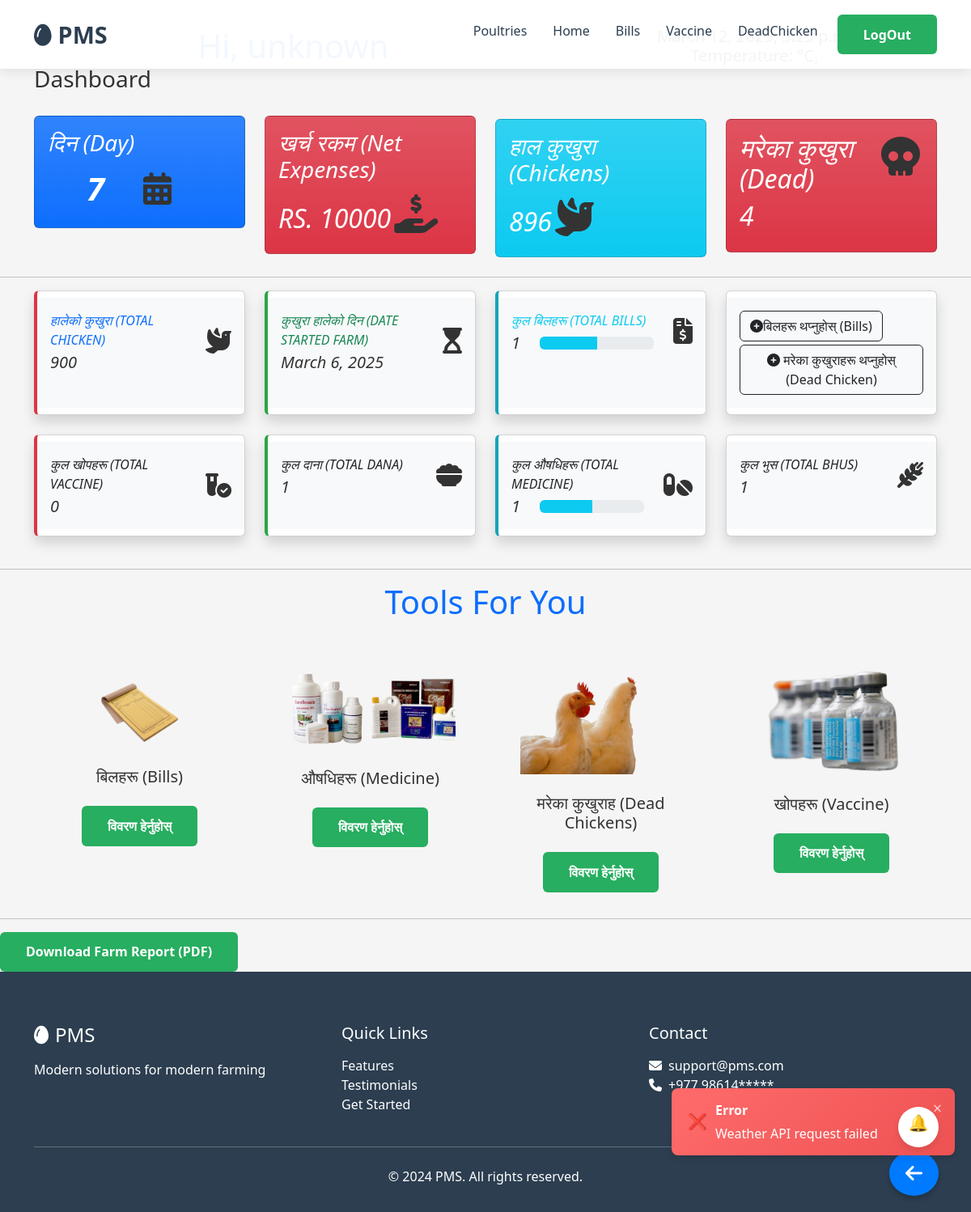
Screenshot of /userhome/mainpage/20/profile/Farm11 (signed in) with the database file from the repository.
### userhome/models.py (models this page shows, shortened)
class Poultry(models.Model):
    user = models.ForeignKey(User, on_delete=models.CASCADE)
    poultryName = models.CharField(max_length=20, primary_key=True)
    totalChicken = models.IntegerField()
    totalDead = models.IntegerField(default=0)
    startDate = models.DateField(auto_now_add=True)
    @property
    def totalDays(self):
        return ((date.today() - self.startDate)).days+1
    @property
    def totalChickenNow(self):
        return ((self.totalChicken-self.totalDead))

### userhome/views.py (the view)
# urls.py: path('mainpage/<int:user_id>/profile/<str:poultryName>',views.profile,name='profile'),
@login_required
def profile(request, user_id, poultryName):
    if not CheckUser(request, user_id):
        return redirect('/')
    temp_data = getWeatherInfo(request)
    context = getContextOfPoultry(request, user_id, poultryName)
    return render(request, 'profile.html', {
            'context': context,
            'temp': temp_data,
        })

### userhome/models.py (called while the page is built)
    def calculate_totals(self, user):
        bills = BillPost.objects.filter(poultryName=self.poultryName, poultryName__user=user)
        self.totalDana = sum(bill.totalChickenFeed for bill in bills)
        self.totalMedicine = sum(bill.totalMedicine for bill in bills)
        self.totalVaccine = sum(bill.totalVaccine for bill in bills)
        self.totalAmount = sum(bill.totalAmount for bill in bills)
        self.totalBhus = sum(bill.totalBhus for bill in bills)

    def save(self, *args, **kwargs):
        self.calculate_totals(self.poultryName.user)
        super().save(*args, **kwargs)

### userhome/service.py (called while the page is built, shortened)
def getWeatherInfo(request):
        url = f'http://api.openweathermap.org/data/2.5/weather?q=pokhara&appid={config("OPENWEATHER_API_KEY")}&units=metric'
        try:
            response = requests.get(url)
            response.raise_for_status()  # Raise an HTTPError for bad responses
            data = response.json()
        except requests.RequestException as e:
            messages.error(request, "Weather API request failed")
            return JsonResponse({'error': 'Weather API request failed', 'details': str(e)}, status=500)
        except ValueError as e:
            messages.error(request, "Failed to parse JSON response from Weather")
            return JsonResponse({'error': 'Failed to parse JSON response from Weather API', 'details': str(e)}, status=500)

def CheckUser(request, user_id):
    if request.user.id != user_id:
        messages.error(request, "You are not authorized to view this page.")
        return False
    return True

### userhome/templates/profile.html (shortened to what this page needs)
{% extends 'Base.html' %}
 {% block homelink %}/userhome/mainpage/{{context.poultry.user_id}}/profile/{{context.poultry.poultryName}}{% endblock %}
 {% block ShowPoultrieslink %}/userhome/mainpage/{{context.poultry.user_id}}/{% endblock %}
 {% block Showbillslink %}bills/{{context.poultry.poultryName}}{% endblock %}
 {% block Showvaccineslink %}vaccine/{{context.poultry.poultryName}}{% endblock %}
 {% block Showdeadlink %}deads/{{context.poultry.poultryName}}{% endblock %}
{% block mainContent%}
{% include "./notifications.html" %}
{%load static%}
</head>
<body>
<div class="container">
  <div class="d-flex align-items-end row">
      <div class="col-sm-7">
          <div class="card-body">
              <h5 class="card-title text-primary text-center fs-1">Hi, {{context.poultry.user}}</h5>
          </div>
      </div>
      <div class="d-flex flex-column align-items-center justify-content-center col-sm-5 text-center h5 mb-0 text-gray-800 text-sm-left">
          <div>{{context.todayDate}}</div>
          <div>
          </div>
      </div>
  </div>
</div>
<div class="container d-sm-flex align-items-center justify-content-between mb-4">
  <h1 class="h3 mb-0 text-gray-800">Dashboard</h1>
</div>
<div class="container">
  <div class="row">
      <div class="col-lg-3 col-sm-6 py-sm-1 py-2">
          <div class="card bg-primary bg-gradient">
              <div class="card-body d-flex flex-column gap-2">
                  <h3 class="card-title text-white">दिन (Day)</h3>
                  <div class="d-flex">
                      <h1 class="text-white fs-1 fw-bolder px-5"><strong>{{context.poultry.totalDays}}</strong></h1>
                      <span class="float-right display-6 opacity-5"><i class="fa fa-calendar"></i></span>
                  </div>
              </div>
          </div>
      </div>
      <div class="col-lg-3 col-sm-6 py-sm-1 py-2">
          <div class="card bg-danger bg-gradient">
              <div class="card-body">
                  <h3 class="card-title text-white">खर्च रकम (Net Expenses)</h3>
                  <div class="d-inline-block">
                      <h2 class="text-white">RS. {{context.total_amount}}</h2>
                  </div>
                  <span class="float-right display-5 opacity-5"><i class="fa-solid fa-hand-holding-dollar"></i></span>
              </div>
          </div>
      </div>
      <div class="col-lg-3 col-sm-6 py-2">
          <div class="card bg-info bg-gradient">
              <div class="card-body">
                  <h3 class="card-title text-white">हाल कुखुरा (Chickens)</h3>
                  <div class="d-inline-block">
                      <h2 class="text-white">{{context.poultry.totalChickenNow}}</h2>
                  </div>
                  <span class="float-right display-5 opacity-5"><i class="fa-solid fa-dove"></i></span>
              </div>
          </div>
      </div>
      <div class="col-lg-3 col-sm-6 py-2">
          <div class="card bg-danger bg-gradient">
              <div class="card-body d-flex gap-4">
                  <div>
                      <h2 class="card-title text-white">मरेका कुखुरा (Dead)</h2>
                      <h2 class="text-white">{{context.poultry.totalDead}}</h2>
                  </div>
                  <div>
                      <span class="float-left display-5 opacity-5 px-1"><i class="fa-solid fa-skull"></i></span>
                  </div>
              </div>
          </div>
      </div>
  </div>
</div>
<hr class="text-dark">
<div class="container">
  <div class="row">
      <div class="col-xl-3 col-md-6 mb-4">
          <div class="card border-left-red shadow h-100 py-2">
              <div class="card-body bg-light">
                  <div class="row no-gutters align-items-center">
                      <div class="col mr-2">
                          <div class="text-xs font-weight-bold text-primary text-uppercase mb-1">
                              हालेको कुखुरा (Total Chicken)
                          </div>
                          <div class="h5 mb-0 font-weight-bold text-gray-800">{{context.poultry.totalChicken}}</div>
                      </div>
                      <div class="col-auto">
                          <i class="fa-solid fa-dove fa-2x"></i>
                      </div>
                  </div>
              </div>
          </div>
      </div>
      <div class="col-xl-3 col-md-6 mb-4">
          <div class="card border-left-success shadow h-100 py-2">
              <div class="card-body bg-light">
                  <div class="row no-gutters align-items-center">
                      <div class="col mr-2">
                          <div class="text-xs font-weight-bold text-success text-uppercase mb-1">
                              कुखुरा हालेको दिन (Date started farm)
                          </div>
                          <div class="h5 mb-0 font-weight-bold text-gray-800">{{context.poultry.startDate}}</div>
                      </div>
                      <div class="col-auto">
                          <i class="fa-solid fa-hourglass-start fa-2x"></i>
                      </div>
                  </div>
              </div>
          </div>
      </div>
      <div class="col-xl-3 col-md-6 mb-4">
          <div class="card border-left-info shadow h-100 py-2">
              <div class="card-body bg-light">
                  <div class="row no-gutters align-items-center">
                      <div class="col mr-2">
                          <div class="text-xs font-weight-bold text-info text-uppercase mb-1">कुल बिलहरू (Total Bills)</div>
                          <div class="row no-gutters align-items-center">
                              <div class="col-auto">
                                  <div class="h5 mb-0 mr-3 font-weight-bold text-gray-800">{{context.total_bills}}</div>
                              </div>
                              <div class="col">
                                  <div class="progress progress-sm mr-2">
                                      <div class="progress-bar bg-info" role="progressbar" style="width: 50%" aria-valuenow="50" aria-valuemin="0" aria-valuemax="100"></div>
                                  </div>
                              </div>
                          </div>
                      </div>
                      <div class="col-auto">
                          <i class="fas fa-file-invoice-dollar fa-2x"></i>
                      </div>
                  </div>
              </div>
          </div>
      </div>
      <div class="col-xl-3 col-md-6 mb-4">
          <div class="card border-left-warning shadow h-100 py-2">
              <div class="card-body bg-light">
                  <button class="btn btn-outline-dark" data-bs-toggle="modal" data-bs-target="#addimg">
                      <i class="fa-solid fa-circle-plus"></i>बिलहरू थप्नुहोस् (Bills)
                  </button>
                  <button class="btn btn-outline-dark mt-1" data-bs-toggle="modal" data-bs-target="#addDead">
                      <i class="fa-solid fa-circle-plus"></i> मरेका कुखुराहरू थप्नुहोस् (Dead Chicken)
                  </button>
              </div>
          </div>
      </div>
  </div>
</div>
<div class="container">
  <div class="row">
      <div class="col-xl-3 col-md-6 mb-4">
          <div class="card border-left-red shadow h-100 py-2">
              <div class="card-body bg-light">
                  <div class="row no-gutters align-items-center">
                      <div class="col mr-2">
                          <div class="text-xs font-weight-bold text-dark text-uppercase mb-1">
                              कुल खोपहरू (Total vaccine)
                          </div>
                          <div class="h5 mb-0 font-weight-bold text-gray-800">{{context.vaccine}}</div>
                      </div>
                      <div class="col-auto">
                          <i class="fa-solid fa-vial-circle-check fa-2x"></i>
                      </div>
                  </div>
              </div>
          </div>
      </div>
      <div class="col-xl-3 col-md-6 mb-4">
          <div class="card border-left-success shadow h-100 py-2">
              <div class="card-body bg-light">
                  <div class="row no-gutters align-items-center">
                      <div class="col mr-2">
                          <div class="text-xs font-weight-bold text-dark text-uppercase mb-1">
                              कुल दाना (Total Dana)
                          </div>
                          <div class="h5 mb-0 font-weight-bold text-gray-800">{{context.dana}}</div>
                      </div>
                      <div class="col-auto">
                          <i class="fa-solid fa-bowl-food fa-2x"></i>
                      </div>
                  </div>
              </div>
          </div>
      </div>
      <div class="col-xl-3 col-md-6 mb-4">
          <div class="card border-left-info shadow h-100 py-2">
              <div class="card-body bg-light">
                  <div class="row no-gutters align-items-center">
                      <div class="col mr-2">
                          <div class="text-xs font-weight-bold text-dark text-uppercase mb-1">कुल औषधिहरू (Total Medicine)</div>
                          <div class="row no-gutters align-items-center">
                              <div class="col-auto">
                                  <div class="h5 mb-0 mr-3 font-weight-bold text-gray-800">{{context.medicine}}</div>
                              </div>
                              <div class="col">
                                  <div class="progress progress-sm mr-2">
                                      <div class="progress-bar bg-info" role="progressbar" style="width: 50%" aria-valuenow="50" aria-valuemin="0" aria-valuemax="100"></div>
                                  </div>
                              </div>
                          </div>
                      </div>
                      <div class="col-auto">
                          <i class="fa-solid fa-pills fa-2x"></i>
                      </div>
                  </div>
              </div>
          </div>
      </div>
      <div class="col-xl-3 col-md-6 mb-4">
          <div class="card border-left-warning shadow h-100 py-2">
              <div class="card-body bg-light">
                  <div class="row no-gutters align-items-center">
                      <div class="col mr-2">
                          <div class="text-xs font-weight-bold text-dark text-uppercase mb-1">
                              कुल भुस (Total Bhus)
                          </div>
                          <div class="h5 mb-0 font-weight-bold text-gray-800">{{context.total_bhus}}</div>
                      </div>
                      <div class="col-auto">
                          <i class="fa-solid fa-wheat-awn fa-2x"></i>
                      </div>
                  </div>
              </div>
          </div>
      </div>
  </div>
</div>
<hr class="text-dark">
<section>
  <div class="container">
      <div class="row justify-content-center">
          <div class="col-auto mb-5 mb-md-7">
              <h1 class="fw-semi-bold text-primary">Tools <span class="text-1100">For You</span></h1>
          </div>
      </div>
      <div class="row">
        <div class="col-sm-6 col-lg-3 mb-4 mb-lg-0 text-center">
          <div class="px-0 px-lg-3">
              <img class="img-fluid mb-4" src='{%static "images/bill.png"%}' width="100" alt="...">
              <h3 class="h5 mb-4 font-base">बिलहरू (Bills)</h3>
              <p class="text-center">
                  <a href="bills/{{context.poultry.poultryName}}" type="button" class="btn btn-primary text-center">विवरण हेर्नुहोस्</a>
              </p>
          </div>
      </div>
      <div class="col-sm-6 col-lg-3 mb-4 mb-lg-0 text-center">
          <div class="px-0 px-lg-3">
              <img class="img-fluid mb-4" src='{%static "images/medicine.png"%}' alt="...">
              <h3 class="h5 mb-4 font-base">औषधिहरू (Medicine)</h3>
              <p class="text-center">
                  <a href="medicine_info/{{context.poultry.poultryName}}" type="button" class="btn btn-primary text-center">विवरण हेर्नुहोस्</a>
              </p>
          </div>
      </div>
      <div class="col-sm-6 col-lg-3 mb-4 mb-lg-0 text-center">
          <div class="px-0 px-lg-3">
              <img class="img-fluid mb-4" src='{%static "images/chicken.png"%}' width="200" alt="...">
              <h3 class="h5 mb-4 font-base">मरेका कुखुराह (Dead Chickens)</h3>
              <p class="text-center">
                  <a href="deads/{{context.poultry.poultryName}}" type="button" class="btn btn-primary text-center">विवरण हेर्नुहोस्</a>
              </p>
          </div>
      </div>
      <div class="col-sm-6 col-lg-3 mb-4 mb-lg-0 text-center">
          <div class="px-0 px-lg-3">
              <img class="img-fluid mb-4" src='{%static "images/vaccine.png"%}' width="200" alt="...">
              <h3 class="h5 mb-4 font-base">खोपहरू (Vaccine)</h3>
              <p class="text-center">
                  <a href="vaccine/{{context.poultry.poultryName}}" type="button" class="btn btn-primary text-center">विवरण हेर्नुहोस्</a>
              </p>
          </div>
      </div>
  </div>
</div>
</section>
<hr>
              {% load static %}
              {% load static %}
<a href="{% url 'userhome:generate_pdf' %}" class="btn btn-primary">Download Farm Report (PDF)</a>
{%endblock%}

### userhome/templates/Base.html (style rules this page uses)
.card { font-style: oblique; }

### userhome/templates/notifications.html (style rules this page uses)
body { font-family: 'Segoe UI', Tahoma, Geneva, Verdana, sans-serif; color: #333; margin: 0; padding: 0; background-color: #f5f5f5; }

### userhome/templates/profile.html (style rules this page uses)
:root { --primary-color: #2c3e50; --accent-color: #27ae60; }
body { font-family: 'Segoe UI', Tahoma, Geneva, Verdana, sans-serif; }
.border-left-red { border-left: 0.25rem solid #dc3545; }
.border-left-success { border-left: 0.25rem solid #28a745; }
.border-left-info { border-left: 0.25rem solid #17a2b8; }

### rows the page displays
Poultry: poultry.totalDays "7", poultry.totalChickenNow "896", poultry.totalDead "4", poultry.totalChicken "900", poultry.startDate "March 6, 2025"

### other values shown
{{ context.total_amount }} "10000"
{{ context.total_bills }} "1"
{{ context.vaccine }} "0"
{{ context.dana }} "1"
{{ context.medicine }} "1"
{{ context.total_bhus }} "1"
